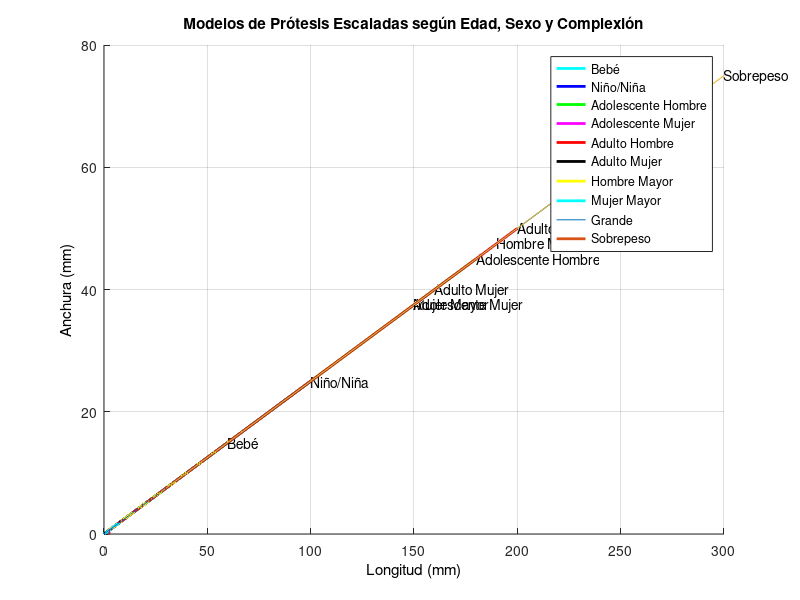

Here is the MATLAB script that generated this plot:
% Generación de prótesis escalable según edad, sexo y complexión
% Parámetros base (hombre de complexión media adulta)
base_length = 200; % Longitud base (mm)
base_width = 50;   % Anchura base (mm)
base_height = 30;  % Altura base (mm)

% Escalas según edad, sexo y complexión
% Etapas de la vida
scale_baby = 0.3;         % Bebé (0-2 años, 30% del tamaño base)
scale_child = 0.5;        % Niño/niña (3-12 años, 50% del tamaño base)
scale_teen_male = 0.9;    % Adolescente hombre (13-18 años, 90% del tamaño base)
scale_teen_female = 0.75; % Adolescente mujer (13-18 años, 75% del tamaño base)
scale_adult_male = 1.0;   % Adulto hombre (19-65 años, 100% del tamaño base)
scale_adult_female = 0.8; % Adulto mujer (19-65 años, 80% del tamaño base)
scale_elder_male = 0.95;  % Hombre mayor (65+ años, 95% del tamaño base)
scale_elder_female = 0.75;% Mujer mayor (65+ años, 75% del tamaño base)

% Complexiones específicas
scale_large = 1.25;   % Persona más grande (125% del tamaño base)
scale_obese = 1.5;    % Persona con sobrepeso (150% del tamaño base)

% Dimensiones escaladas
% Bebé
baby_length = base_length * scale_baby;
baby_width = base_width * scale_baby;
baby_height = base_height * scale_baby;

% Niño/niña
child_length = base_length * scale_child;
child_width = base_width * scale_child;
child_height = base_height * scale_child;

% Adolescente hombre
teen_male_length = base_length * scale_teen_male;
teen_male_width = base_width * scale_teen_male;
teen_male_height = base_height * scale_teen_male;

% Adolescente mujer
teen_female_length = base_length * scale_teen_female;
teen_female_width = base_width * scale_teen_female;
teen_female_height = base_height * scale_teen_female;

% Adulto hombre
adult_male_length = base_length * scale_adult_male;
adult_male_width = base_width * scale_adult_male;
adult_male_height = base_height * scale_adult_male;

% Adulto mujer
adult_female_length = base_length * scale_adult_female;
adult_female_width = base_width * scale_adult_female;
adult_female_height = base_height * scale_adult_female;

% Hombre mayor
elder_male_length = base_length * scale_elder_male;
elder_male_width = base_width * scale_elder_male;
elder_male_height = base_height * scale_elder_male;

% Mujer mayor
elder_female_length = base_length * scale_elder_female;
elder_female_width = base_width * scale_elder_female;
elder_female_height = base_height * scale_elder_female;

% Personas grandes o con sobrepeso
large_length = base_length * scale_large;
large_width = base_width * scale_large;
large_height = base_height * scale_large;

obese_length = base_length * scale_obese;
obese_width = base_width * scale_obese;
obese_height = base_height * scale_obese;

% Mostrar resultados
fprintf('Dimensiones para bebé: %.2f x %.2f x %.2f mm\n', baby_length, baby_width, baby_height);
fprintf('Dimensiones para niño/niña: %.2f x %.2f x %.2f mm\n', child_length, child_width, child_height);
fprintf('Dimensiones para adolescente hombre: %.2f x %.2f x %.2f mm\n', teen_male_length, teen_male_width, teen_male_height);
fprintf('Dimensiones para adolescente mujer: %.2f x %.2f x %.2f mm\n', teen_female_length, teen_female_width, teen_female_height);
fprintf('Dimensiones para adulto hombre: %.2f x %.2f x %.2f mm\n', adult_male_length, adult_male_width, adult_male_height);
fprintf('Dimensiones para adulto mujer: %.2f x %.2f x %.2f mm\n', adult_female_length, adult_female_width, adult_female_height);
fprintf('Dimensiones para hombre mayor: %.2f x %.2f x %.2f mm\n', elder_male_length, elder_male_width, elder_male_height);
fprintf('Dimensiones para mujer mayor: %.2f x %.2f x %.2f mm\n', elder_female_length, elder_female_width, elder_female_height);
fprintf('Dimensiones para personas grandes: %.2f x %.2f x %.2f mm\n', large_length, large_width, large_height);
fprintf('Dimensiones para personas con sobrepeso: %.2f x %.2f x %.2f mm\n', obese_length, obese_width, obese_height);

% Visualización de los modelos en escalas
figure;
hold on;
title('Modelos de Prótesis Escaladas según Edad, Sexo y Complexión', 'Color', 'k');
xlabel('Longitud (mm)', 'Color', 'k');
ylabel('Anchura (mm)', 'Color', 'k');
zlabel('Altura (mm)', 'Color', 'k');

% Añadir modelos al gráfico 3D
plot3([0, baby_length], [0, baby_width], [0, baby_height], 'c', 'LineWidth', 2);
text(baby_length, baby_width, baby_height, 'Bebé', 'Color', 'k');

plot3([0, child_length], [0, child_width], [0, child_height], 'b', 'LineWidth', 2);
text(child_length, child_width, child_height, 'Niño/Niña', 'Color', 'k');

plot3([0, teen_male_length], [0, teen_male_width], [0, teen_male_height], 'g', 'LineWidth', 2);
text(teen_male_length, teen_male_width, teen_male_height, 'Adolescente Hombre', 'Color', 'k');

plot3([0, teen_female_length], [0, teen_female_width], [0, teen_female_height], 'm', 'LineWidth', 2);
text(teen_female_length, teen_female_width, teen_female_height, 'Adolescente Mujer', 'Color', 'k');

plot3([0, adult_male_length], [0, adult_male_width], [0, adult_male_height], 'r', 'LineWidth', 2);
text(adult_male_length, adult_male_width, adult_male_height, 'Adulto Hombre', 'Color', 'k');

plot3([0, adult_female_length], [0, adult_female_width], [0, adult_female_height], 'k', 'LineWidth', 2);
text(adult_female_length, adult_female_width, adult_female_height, 'Adulto Mujer', 'Color', 'k');

plot3([0, elder_male_length], [0, elder_male_width], [0, elder_male_height], 'y', 'LineWidth', 2);
text(elder_male_length, elder_male_width, elder_male_height, 'Hombre Mayor', 'Color', 'k');

plot3([0, elder_female_length], [0, elder_female_width], [0, elder_female_height], 'c', 'LineWidth', 2);
text(elder_female_length, elder_female_width, elder_female_height, 'Mujer Mayor', 'Color', 'k');

plot3([0, large_length], [0, large_width], [0, large_height], [0.5, 0.25, 0], 'LineWidth', 2);
text(large_length, large_width, large_height, 'Grande', 'Color', 'k');

plot3([0, obese_length], [0, obese_width], [0, obese_height], [0.5, 0.25, 0.25], 'LineWidth', 2);
text(obese_length, obese_width, obese_height, 'Sobrepeso', 'Color', 'k');

legend('Bebé', 'Niño/Niña', 'Adolescente Hombre', 'Adolescente Mujer', 'Adulto Hombre', ...
       'Adulto Mujer', 'Hombre Mayor', 'Mujer Mayor', 'Grande', 'Sobrepeso');
grid on;
hold off;